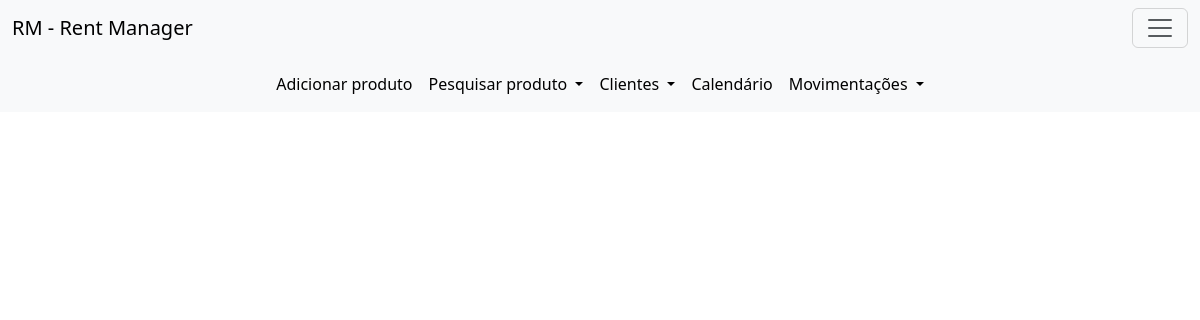
Before: /produtos/todos with the older database file.
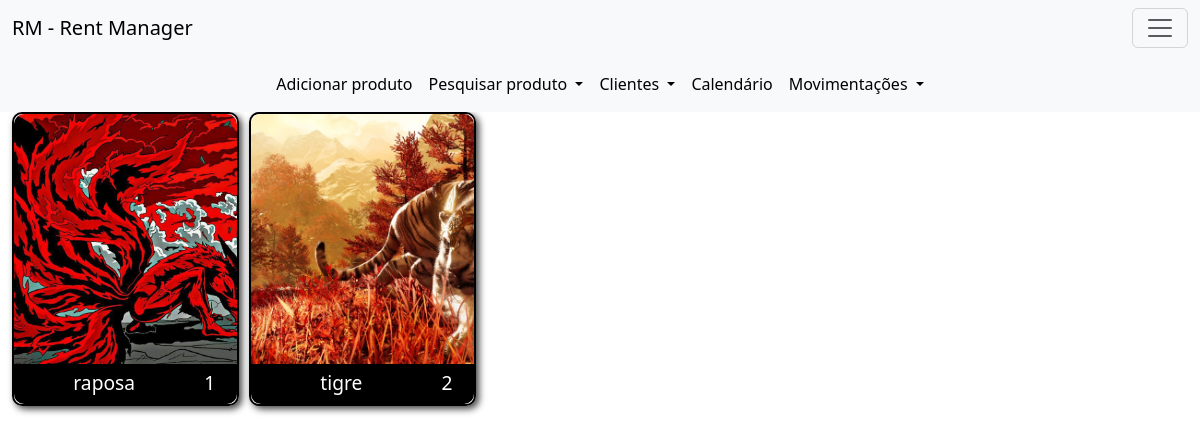
After: the same page with the newer database file.
### models.py (models this page shows)
class Produtos(database.Model, UserMixin):
    id = database.Column(database.Integer, primary_key=True)
    imagem = database.Column(database.String, default='default.png')
    tipo = database.Column(database.String, nullable=False) # multipla escolha
    tamanho = database.Column(database.String, nullable=False) #multipla escolha
    nome = database.Column(database.String, nullable=False, unique=True)
    valor = database.Column(database.String, nullable=False)
    descricao = database.Column(database.Text, nullable=False)

### routes.py (the view)
@app.route('/produtos/todos', methods=['GET', 'POST'])
def p_todos():
    produto = Produtos.query.with_entities(Produtos.imagem, Produtos.nome, Produtos.id).all()
    return render_template('produtos-todos.html', produto=produto)

### templates/produtos-todos.html
{% extends 'base.html' %}
{% block head %}
    <link rel="stylesheet" href="../static/css/produtos.css">
{% endblock %}
{% block body%}
    <div class="container-fluid">
        <div class="painel">
            {% for imagem, nome, id in produto %}
                <a id="img-info" href="{{ url_for('info_produto', id_produto=id) }}">
                    <img src="{{ url_for('static', filename='upload_img/{}'.format(imagem)) }}" >
                    <div class="info-produto">
                        <div id="titulo">
                            <h2>{{ nome }}</h2>
                        </div>
                        <div id="codigo">
                            <h2>{{ id }}</h2>
                        </div>
                    </div>
                </a>
            {% endfor %}
        </div>
    </div>
    <footer></footer>
{% endblock %}

### templates/base.html (shortened to what this page needs)
<!DOCTYPE html>
<html lang="en">
<head>
    <link href="https://cdn.jsdelivr.net/npm/bootstrap@5.3.3/dist/css/bootstrap.min.css" rel="stylesheet">
    {% block head %}
    {% endblock %}
</head>
<body>
    {% include 'header.html' %}
    {% include 'navbar.html' %}
    {% block body %}
    {% endblock %}
</body>
</html>

### templates/header.html (shortened to what this page needs)
<nav class="navbar bg-body-tertiary">
    <div class="container-fluid">
      <a class="navbar-brand" href="#">RM - Rent Manager</a>
      <button class="navbar-toggler" type="button" data-bs-toggle="offcanvas" data-bs-target="#offcanvasNavbar" aria-controls="offcanvasNavbar" aria-label="Toggle navigation">
        <span class="navbar-toggler-icon"></span>
      </button>
    </div>
  </nav>

### templates/navbar.html (shortened to what this page needs)
<nav class="navbar navbar-expand-lg bg-body-tertiary">
    <div class="container-fluid">
      <div class="collapse navbar-collapse justify-content-center" id="navbarNavDropdown">
        <ul class="navbar-nav">
          <li class="nav-item">
            <a class="nav-link active" aria-current="page" href="{{ url_for('adcproduto') }}">Adicionar produto</a>
          </li>
          <li class="nav-item dropdown">
            <a class="nav-link active dropdown-toggle" href="#" role="button" data-bs-toggle="dropdown" aria-expanded="false">
              Pesquisar produto
            </a>
          </li>
          <li class="nav-item dropdown">
            <a class="nav-link active dropdown-toggle" href="#" role="button" data-bs-toggle="dropdown" aria-expanded="false">
              Clientes
            </a>
          </li>
          <li class="nav-item">
            <a class="nav-link active" aria-current="page" href="#">Calendário</a>
          </li>
          <li class="nav-item dropdown">
            <a class="nav-link active dropdown-toggle" href="#" role="button" data-bs-toggle="dropdown" aria-expanded="false">
              Movimentações
            </a>
          </li>
        </ul>
      </div>
    </div>
  </nav>

### static/css/produtos.css (style rules this page uses)
.painel { display: grid; grid-template-columns: repeat(auto-fill, minmax(200px, 1fr)); gap: 10px; }
.painel img { width: 100%; height: 250px; border-radius: 10px 10px 0px 0px; object-fit: cover; }
#img-info { box-shadow: 3px 3px 7px rgba(0, 0, 0, 0.747); border-radius: 10px; text-decoration: none; border: 2px solid black; }
.info-produto { display: flex; background-color: black; border-radius: 0px 0px 10px 10px; text-align: center; height: 40px; padding: 7px; }
#titulo { border-right: 1px solid black; width: 80%; height: 100%; }
#codigo { border-left: 1px solid black; width: 20%; height: 100%; }
h2 { font-size: larger; color: white; }
footer { height: 15px; }

Changed rows visible on the page:
added Produtos: imagem (picture), nome "raposa", id "1"
added Produtos: imagem (picture), nome "tigre", id "2"
